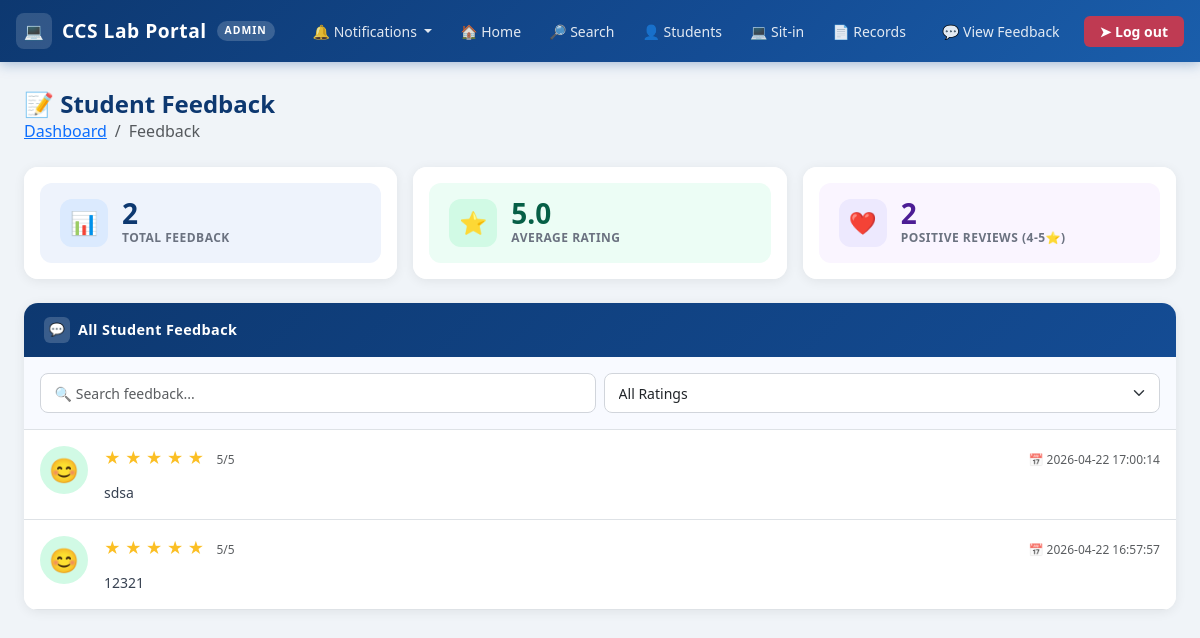
/admin/feedback (signed in), run on the app's committed database.
### tables this page shows
CREATE TABLE feedback(
            id INTEGER PRIMARY KEY AUTOINCREMENT,
            student_id INTEGER,
            session_id INTEGER UNIQUE,
            message TEXT NOT NULL,
            rating INTEGER CHECK(rating BETWEEN 1 AND 5),
            created_at TIMESTAMP DEFAULT CURRENT_TIMESTAMP,
            FOREIGN KEY(student_id) REFERENCES students(id),
            FOREIGN KEY(session_id) REFERENCES sessions_history(session_id)
        );

### app.py (the view)
@app.route("/admin/feedback")
def admin_feedback():
    if "user" not in session or session.get("role") != "admin":
        flash("Please log in as admin!", "warning")
        return redirect(url_for("login"))
    feedback = get_all_feedback()
    return render_template("admin/admin_feedback.html", feedback=feedback)

### app.py (called while the page is built)
@app.context_processor
def inject_now():
    return {'now': datetime.now()}

### database.py (called while the page is built)
def get_db():
    if "db" not in g:
        g.db = sqlite3.connect(
            DATABASE,
            detect_types=sqlite3.PARSE_DECLTYPES,
            timeout=30
        )
        g.db.row_factory = sqlite3.Row
        g.db.execute("PRAGMA journal_mode = WAL")
        g.db.execute("PRAGMA foreign_keys = ON")
    return g.db

### db_helper.py (called while the page is built)
def execute(query, params=(), fetchone=False, fetchall=False, commit=False):
    db = get_db()
    if fetchone and fetchall:
        raise ValueError("Cannot Use Fetchone and Fetchall at the same time!")
    cursor = db.execute(query,params)
    try:
        result = None
        if fetchone:
            row = cursor.fetchone()
            result = dict(row) if row else None
        elif fetchall:
            rows = cursor.fetchall()
            result = [dict(r) for r in rows]
        if commit:
            db.commit()
            return cursor.rowcount
        return result
    except Exception:
        db.rollback()
        raise
    finally:
        cursor.close()

### models/admin_models.py (called while the page is built)
def get_all_feedback():
    return execute("""
        SELECT message, rating, created_at
        FROM feedback
        ORDER BY created_at DESC
    """, fetchall=True)

### templates/admin/admin_feedback.html (shortened to what this page needs)
{% extends "admin/admin_base.html" %}
{% block content %}
<div class="page-header d-flex align-items-center justify-content-between flex-wrap gap-2">
  <div>
    <h4>📝 Student Feedback</h4>
    <nav aria-label="breadcrumb">
      <ol class="breadcrumb mb-0">
        <li class="breadcrumb-item"><a href="{{ url_for('admin_dashboard') }}">Dashboard</a></li>
        <li class="breadcrumb-item active" aria-current="page">Feedback</li>
      </ol>
    </nav>
  </div>
</div>
<div class="row g-3 mb-4">
  <div class="col-12 col-sm-4">
    <div class="dash-card card">
      <div class="card-body p-3">
        <div class="stat-tile" style="background:#eef3fc;">
          <div class="stat-icon" style="background:#dbeafe;">📊</div>
          <div>
            <div class="stat-value">{{ feedback|length }}</div>
            <div class="stat-label">Total Feedback</div>
          </div>
        </div>
      </div>
    </div>
  </div>
  <div class="col-12 col-sm-4">
    <div class="dash-card card">
      <div class="card-body p-3">
        <div class="stat-tile" style="background:#ecfdf5;">
          <div class="stat-icon" style="background:#d1fae5;">⭐</div>
          <div>
            <div class="stat-value" style="color:#065f46;">
              {% set avg_rating = feedback|map(attribute='rating')|sum / feedback|length if feedback|length > 0 else 0 %}
              {{ "%.1f"|format(avg_rating) }}
            </div>
            <div class="stat-label">Average Rating</div>
          </div>
        </div>
      </div>
    </div>
  </div>
  <div class="col-12 col-sm-4">
    <div class="dash-card card">
      <div class="card-body p-3">
        <div class="stat-tile" style="background:#faf5ff;">
          <div class="stat-icon" style="background:#ede9fe;">❤️</div>
          <div>
            <div class="stat-value" style="color:#4c1d95;">
              {% set positive = feedback|selectattr('rating', '>=', 4)|list|length %}
              {{ positive }}
            </div>
            <div class="stat-label">Positive Reviews (4-5⭐)</div>
          </div>
        </div>
      </div>
    </div>
  </div>
</div>
<div class="row g-4">
  <div class="col-12">
    <div class="dash-card card">
      <div class="card-header-custom">
        <div class="header-icon">💬</div>
        All Student Feedback
      </div>
      <div class="card-body p-0">
        <div class="p-3 border-bottom" style="background:#f8faff;">
          <div class="row g-2 align-items-center">
            <div class="col-md-6">
              <input type="text" id="searchFeedback" class="form-control"
                     placeholder="🔍 Search feedback..."
                     style="border-radius:8px; font-size:0.875rem;">
            </div>
            <div class="col-md-6">
              <select id="filterRating" class="form-select" style="border-radius:8px; font-size:0.875rem;">
                <option value="all">All Ratings</option>
              </select>
            </div>
          </div>
        </div>
        <div class="scroll-area" style="max-height:500px; overflow-y:auto;">
          {% for f in feedback %}
          <div class="feedback-item p-3 border-bottom"
               data-rating="{{ f.rating }}"
               data-message="{{ f.message|lower }}">
            <div class="d-flex align-items-start gap-3">
              <div class="flex-shrink-0">
                {% if f.rating >= 4 %}
                  <div class="rounded-circle d-flex align-items-center justify-content-center"
                       style="width:48px; height:48px; background:#d1fae5;">
                    <span style="font-size:1.5rem;">😊</span>
                  </div>
                {% elif f.rating == 3 %}
                  <div class="rounded-circle d-flex align-items-center justify-content-center"
                       style="width:48px; height:48px; background:#fef3c7;">
                    <span style="font-size:1.5rem;">😐</span>
                  </div>
                {% else %}
                  <div class="rounded-circle d-flex align-items-center justify-content-center"
                       style="width:48px; height:48px; background:#fee2e2;">
                    <span style="font-size:1.5rem;">😞</span>
                  </div>
                {% endif %}
              </div>
              <div class="flex-grow-1">
                <div class="d-flex align-items-center justify-content-between flex-wrap gap-2 mb-2">
                  <div>
                    <div class="mb-1">
                      {% for i in range(5) %}
                        {% if i < f.rating %}
                          <span style="color:#fbbf24; font-size:1rem;">★</span>
                        {% else %}
                          <span style="color:#d1d5db; font-size:1rem;">★</span>
                        {% endif %}
                      {% endfor %}
                      <span class="ms-2 text-muted" style="font-size:0.75rem;">{{ f.rating }}/5</span>
                    </div>
                  </div>
                  <span class="text-muted" style="font-size:0.75rem;">
                    📅 {{ f.created_at }}
                  </span>
                </div>
                <p class="mb-0" style="font-size:0.875rem; color:#374151; line-height:1.5;">
                  {{ f.message }}
                </p>
              </div>
            </div>
          </div>
          {% else %}
            <div class="text-center py-5">
              <div style="font-size:3rem; margin-bottom:12px;">💬</div>
              <h6 class="text-muted">No feedback yet</h6>
              <p class="small text-muted">Student feedback will appear here</p>
            </div>
          {% endfor %}
        </div>
      </div>
    </div>
  </div>
</div>
{% endblock %}

### static/css/style.css (style rules this page uses)
body { background-color: #f0f4ff; font-family: 'Inter', sans-serif; min-height: 100vh; }
.form-control, .form-select { border-radius: 8px; border-color: #d1d5db; font-size: 0.9rem; padding: 0.55rem 0.85rem; transition: border-color 0.2s, box-shadow 0.2s; }

### templates/admin/admin_base.html (style rules this page uses)
:root { --uc-blue: #144c94; --uc-blue-dark: #0d3870; --uc-blue-light: #1a5eab; }
body { background-color: #f0f4f8; font-family: 'Segoe UI', system-ui, -apple-system, sans-serif; min-height: 100vh; }
.page-header { margin-bottom: 1.5rem; }
.page-header h4 { color: var(--uc-blue-dark); font-weight: 700; margin: 0; }
.dash-card { border: none; border-radius: 14px; box-shadow: 0 2px 12px rgba(0,0,0,0.07); overflow: hidden; height: 100%; }
.dash-card .card-header-custom { background: linear-gradient(135deg, var(--uc-blue-dark), var(--uc-blue)); color: #fff; padding: 14px 20px; font-weight: 700; font-size: 0.9rem; letter-spacing: 0.4px; display: flex; align-items: center; gap: 8px; }
.dash-card .card-header-custom .header-icon { width: 26px; height: 26px; background: rgba(255,255,255,0.18); border-radius: 6px; display: flex; align-items: center; justify-content: center; font-size: 0.8rem; }
.dash-card .card-body { padding: 1.25rem 1.5rem; background: #fff; }
.stat-tile { border-radius: 12px; padding: 1rem 1.25rem; display: flex; align-items: center; gap: 14px; }
.stat-tile .stat-icon { width: 48px; height: 48px; border-radius: 12px; display: flex; align-items: center; justify-content: center; font-size: 1.4rem; flex-shrink: 0; }
.stat-tile .stat-value { font-size: 1.75rem; font-weight: 800; line-height: 1; color: var(--uc-blue-dark); }
.stat-tile .stat-label { font-size: 0.75rem; color: #6b7280; font-weight: 600; text-transform: uppercase; letter-spacing: 0.5px; margin-top: 2px; }
.scroll-area { overflow-y: auto; scrollbar-width: thin; scrollbar-color: #cdd5e0 transparent; }

### templates/admin/admin_feedback.html (style rules this page uses)
.feedback-item { transition: all 0.2s ease; }

### data on the page
feedback: rating "5", created_at "2026-04-22 17:00:14", message "sdsa"
feedback: rating "5", created_at "2026-04-22 16:57:57", message "12321"

### other printed values
{{ feedback|length }} "2"
{{ "%.1f"|format(avg_rating) }} "5.0"
{{ positive }} "2"
